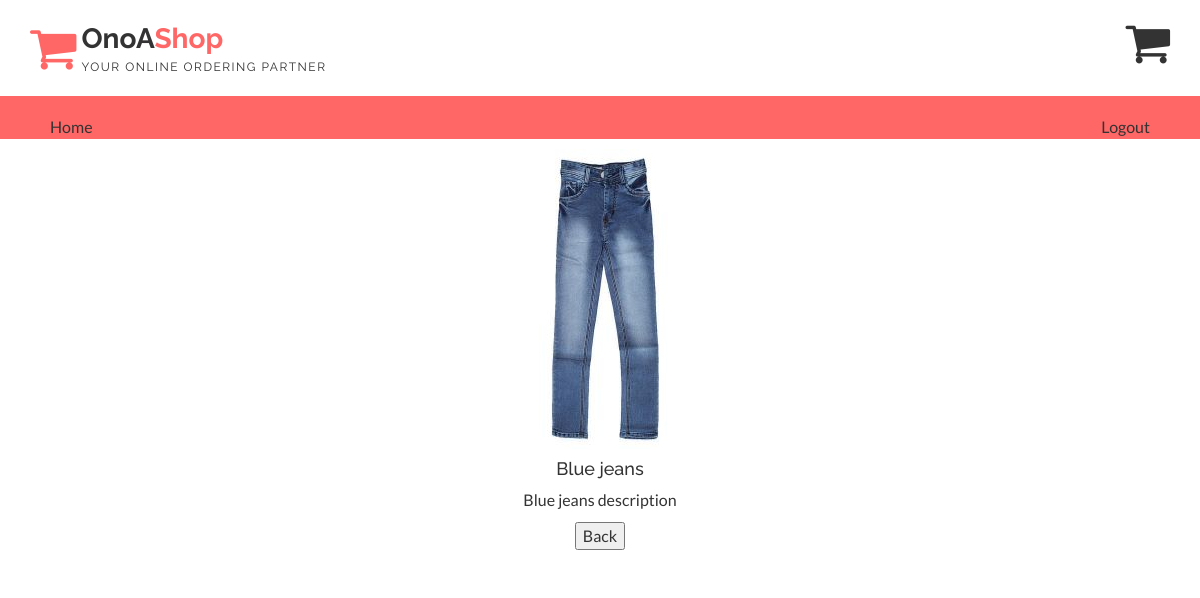
Page /details.php?product=Blue jeans&category=1 (signed in) on the committed database.
### tables this page shows
CREATE TABLE `products` (
  `Product id` int(11) NOT NULL,
  `ProductName` varchar(255) NOT NULL,
  `ProductDesc` varchar(255) NOT NULL,
  `category` tinyint(1) DEFAULT '0',
  `Product quantity` text NOT NULL,
  `ProductPrice` int(11) NOT NULL,
  `productImage` varchar(255) NOT NULL
);

### details.php (the view, shortened to what this page needs)
<?php
require 'includes/main.php';
$prdname = "Red black gown";
if (isset($_GET['product'])) {
  $prdname = $_GET['product'];
}
$proddet = $db->prepare("SELECT * FROM `products` WHERE `productName`=?");
$proddet->execute(array($prdname));
$product = $proddet->fetch(PDO::FETCH_ASSOC);
?>
<html>
<head>
    <link href="css/font-awesome.css" rel="stylesheet">
    <link href="css/bootstrap.css" rel="stylesheet">
    <link href="css/jquery.smartmenus.bootstrap.css" rel="stylesheet">
    <link rel="stylesheet" type="text/css" href="css/jquery.simpleLens.css">
    <link rel="stylesheet" type="text/css" href="css/slick.css">
    <link rel="stylesheet" type="text/css" href="css/nouislider.css">
    <link id="switcher" href="css/theme-color/default-theme.css" rel="stylesheet">
    <link href="css/sequence-theme.modern-slide-in.css" rel="stylesheet" media="all">
    <link href="css/style.css" rel="stylesheet">
</head>
<body>
<header id="aa-header">
    <div class="aa-header-bottom">
      <div class="container">
        <div class="row">
          <div class="col-md-12">
            <div class="aa-header-bottom-area">
              <div class="aa-logo">
                <a href="./">
                  <span class="fa fa-shopping-cart"></span>
                  <p>OnoA<strong>Shop</strong> <span>Your Online Ordering Partner</span></p>
                </a>
              </div>
              <div style="float: right;" title="View cart items">
                <a href="cartitems.php"><i class="fa fa-shopping-cart fa-3x"></i></a>
              </div>
            </div>
          </div>
        </div>
      </div>
    </div>
  </header>
  <section id="menu" style="margin-bottom: 10px;">
    <div class="container">
      <div class="menu-area">
        <div class="navbar navbar-default" role="navigation">
          <ul style="padding: 20px;">
          <li style="float: left;"><a href="./">Home</a></li>
          <li style="float: right;"><a href="logout.php">Logout</a></li>
        </ul>
      </div>
     </div>
   </div>
  </section>
  <section id="aa-product">
    <div class="container">
      <div class="row">
        <div class="col-md-12">
          <div class="row">
            <div class="aa-product-area">
              <div class="aa-product-inner">
                 <ul class="nav nav-tabs aa-products-tab">
                  <div id="slimshirt">
                     <a class="aa-product-img" href="#"><img src='img/uploaded/<?php echo $product['productImage']; ?>' alt="<?php echo $product['ProductName']; ?>"></a>
                   </div>
                  <h4><?php echo $product['ProductName']; ?></h4>
  <section id="aa-subscribe">
    <div class="container">
      <div class="row">
            <p><?php echo $product['ProductDesc']; ?></p>
      </div>
      <button><a href="products.php?category=<?php echo $_GET['category']; ?>">Back</a></button>
    </div>
  </section>
  </body>
  </html>

### css/theme-color/default-theme.css (style rules this page uses)
#aa-header .aa-header-bottom .aa-header-bottom-area .aa-logo a > span { color: #ff6666; }
#aa-header .aa-header-bottom .aa-header-bottom-area .aa-logo a strong { color: #ff6666; }
#menu { background-color: #ff6666; }

### rows in the picture
products: productImage (picture), ProductName "Blue jeans", ProductDesc "Blue jeans description"
